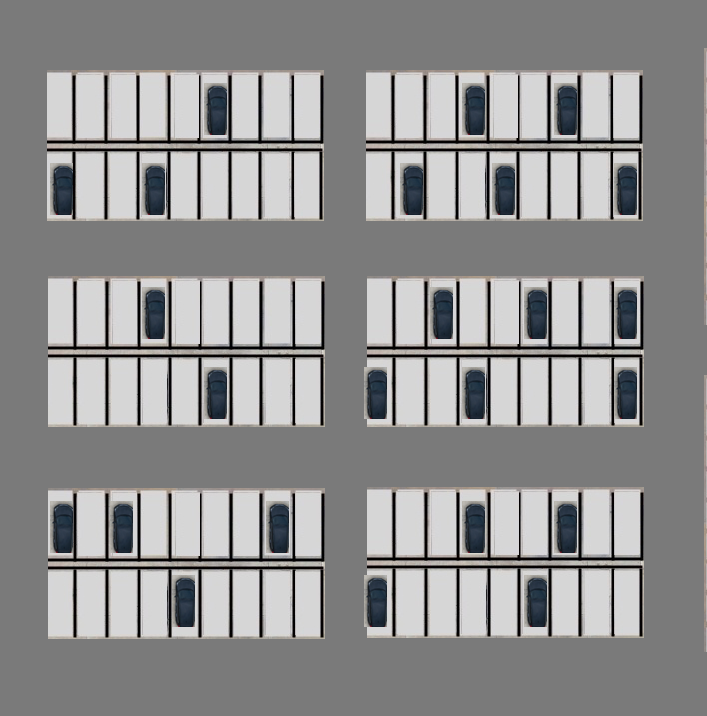
#> input picture half-full-parking-lot.png, 707 x 716 px
$ jupyter execute --allow-errors FinalCode.ipynb   (shell and % lines are left out)
#> lines starting #> are read from the running program, lines starting #| are printed output that depends on the picture; after the words box and inside, x2 and y2 are one past the last pixel; in counts of white or black regions, pixels touching at a corner belong together
[cell 1]
import cv2
import matplotlib.pyplot as plt

[cell 2]
import numpy as np

### Function to read an image on openCV

[cell 3]
def show_images(images, cmap=None):
    cols = 2
    rows = (len(images)+1)//cols

    plt.figure(figsize=(9, 9))
    for i, image in enumerate(images):
        plt.subplot(rows, cols, i+1)
        # use gray scale color map if there is only one channel
        cmap = 'gray' if len(image.shape)==2 else cmap
        plt.imshow(image, cmap=cmap)
        plt.xticks([])
        plt.yticks([])
    plt.tight_layout(pad=0, h_pad=0, w_pad=0)
    plt.show()

### Reading partially-empty lot image and applying gausian blur

[cell 4]
img=cv2.imread("half-full-parking-lot.png",0)
#> img: shape (716, 707); min 0, max 220, mean 143.7
blurImg = cv2.GaussianBlur(img, (3,3), 0)
plt.figure(figsize=(9,9))
plt.imshow(cv2.cvtColor(blurImg,cv2.COLOR_BGR2RGB))
plt.show()

### Edging the parking lot image using Canny edges

#### 7 X 7 Kernel

[cell 5]
edged = cv2.Canny(blurImg,50,150,apertureSize=7)
#> edged: shape (716, 707); 7.4% white in thin lines or dots, all inside (x1, y1, x2, y2) = (46, 48, 707, 652)
plt.figure(figsize=(9,9))
plt.imshow(cv2.cvtColor(edged,cv2.COLOR_BGR2RGB))
plt.show()

### Reading empty lot image and applying gausian blur

#### 5 X 5 Kernel

[cell 6]
edged = cv2.Canny(blurImg,50,150,apertureSize=5)
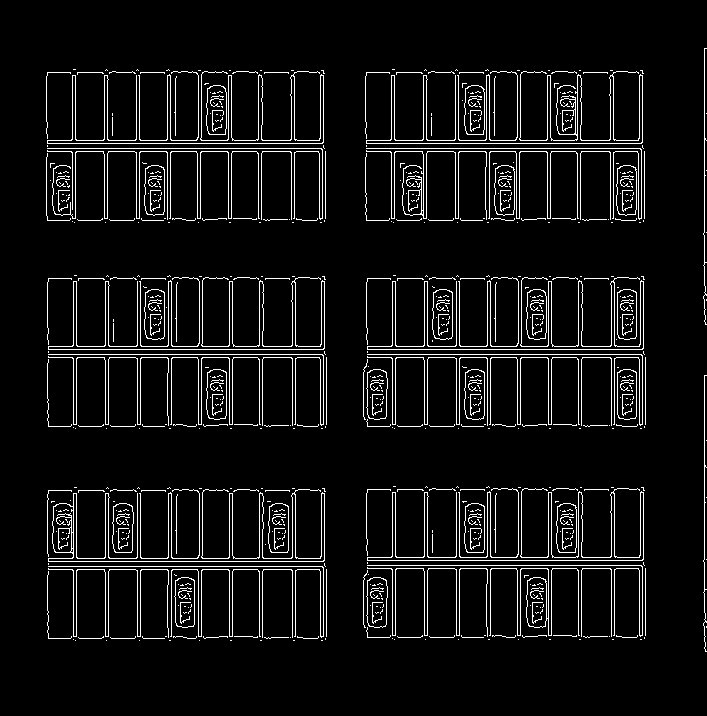
#> edged: shape (716, 707); 6.5% white in thin lines or dots, all inside (x1, y1, x2, y2) = (46, 48, 707, 652)
show_images([edged])
#> in show_images, `rows = (len(images)+1)//cols`: rows = 1
#> the loop in show_images, `for i, image in enumerate(images):` made 1 pass
#> cmap on pass 1: 'gray'

#### 3 X 3 Kernel

[cell 7]
edged = cv2.Canny(blurImg,50,150,apertureSize=3)
#> edged: shape (716, 707); 5.7% white in thin lines or dots, all inside (x1, y1, x2, y2) = (46, 71, 645, 640)
show_images([edged])
#> the loop in show_images (call 2), `for i, image in enumerate(images):` made 1 pass

### Applying the same processing techhiques on empty and full images

[cell 8]
img=cv2.imread("full-parking-lot.png",0)
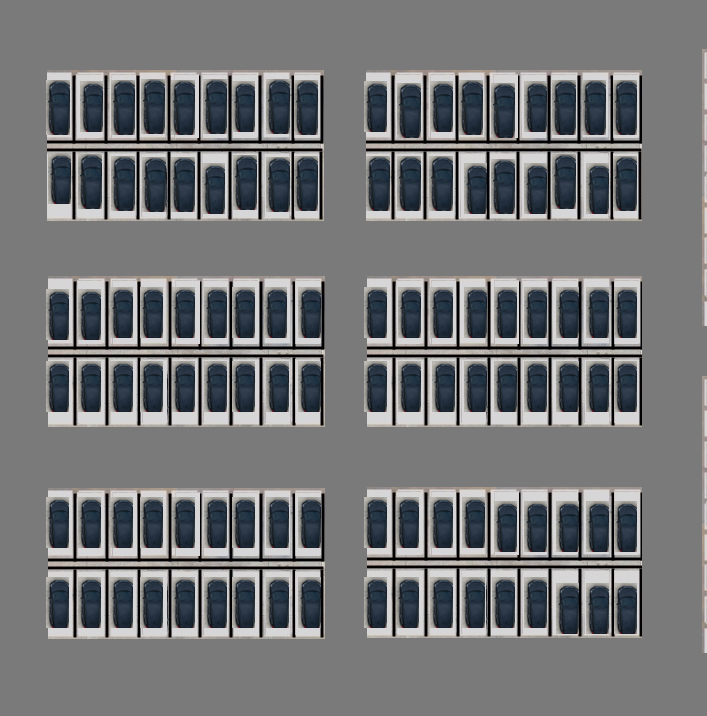
#> input picture full-parking-lot.png, 707 x 716 px
#> img: shape (716, 707); min 0, max 220, mean 115.1
blurImg = cv2.GaussianBlur(img, (3,3), 0)
Fulledged = cv2.Canny(blurImg,50,150,apertureSize=3)
#> Fulledged: shape (716, 707); 8.3% white in thin lines or dots, all inside (x1, y1, x2, y2) = (45, 52, 707, 653)
img=cv2.imread("empty-parking-lot.png",0)
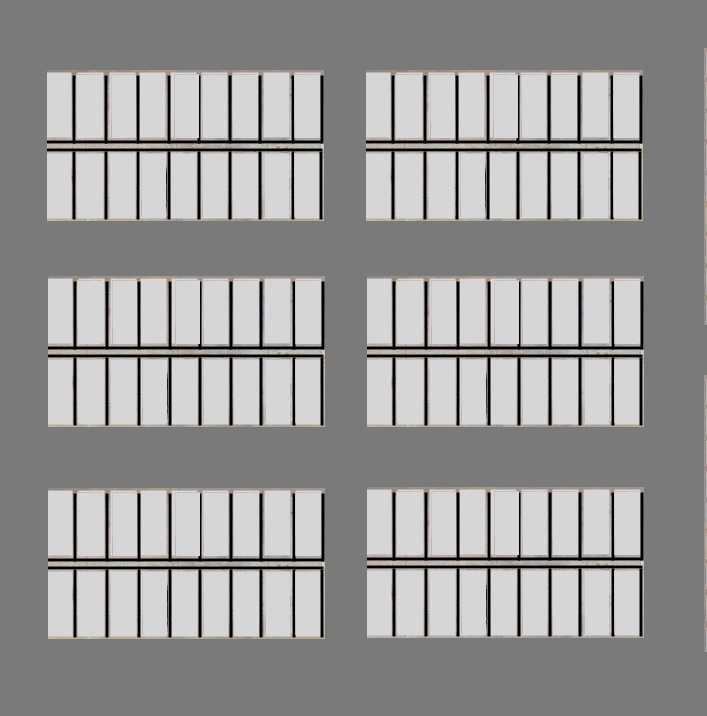
#> input picture empty-parking-lot.png, 707 x 716 px
#> img: shape (716, 707); min 0, max 220, mean 151.7
blurImg = cv2.GaussianBlur(img, (3,3), 0)
Emptyedged = cv2.Canny(blurImg,50,150,apertureSize=3)
show_images([Fulledged,Emptyedged])

### Differential Image

[cell 9]
diff = cv2.absdiff(edged, Emptyedged)
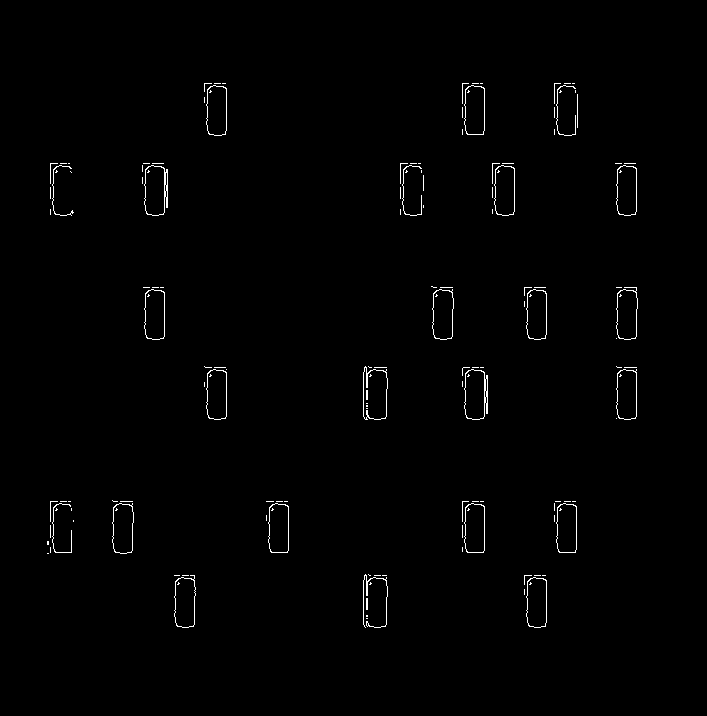
#> diff: shape (716, 707); 0.87% white in thin lines or dots, all inside (x1, y1, x2, y2) = (47, 83, 638, 628)
show_images([diff])

### Testing the model

### Trainning model

[cell 10]
parkImg=cv2.imread("train/filled.jpg",0)
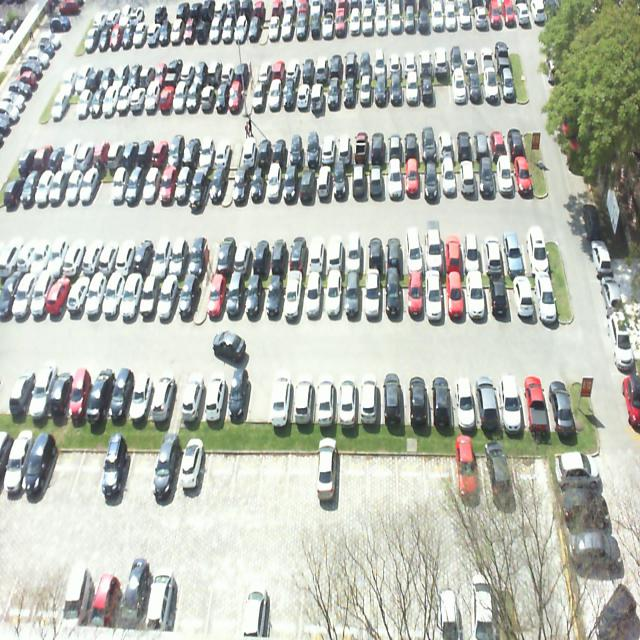
#> input picture train/filled.jpg, 640 x 640 px
#> parkImg: shape (640, 640); min 18, max 255, mean 186.3
parkImg=parkImg[:320,:320]
#> parkImg: shape (320, 320)
edged = cv2.Canny(parkImg,10,150,apertureSize=3)
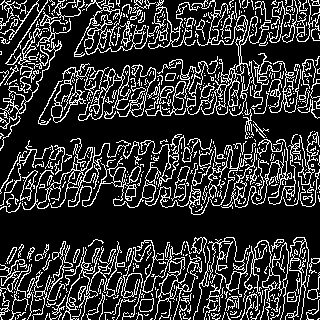
#> edged: shape (320, 320); 20% white in thin lines or dots
show_images([edged,parkImg])
upper=np.sum(edged)
#> upper = 5230815
print("Upper PAI : "+str(np.sum(edged)))
#| Upper PAI : 5230815

[cell 11]
parkImg=cv2.imread("train/empty.jpg",0)
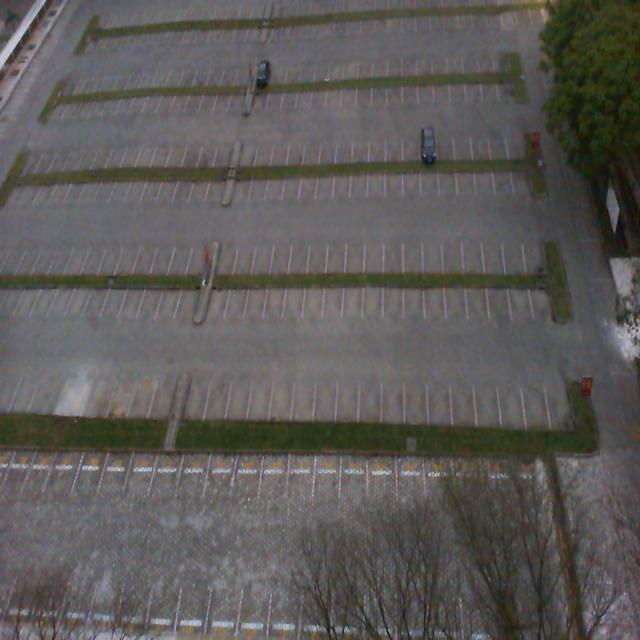
#> input picture train/empty.jpg, 640 x 640 px
#> parkImg: shape (640, 640); min 9, max 217, mean 90.7
parkImg=parkImg[:320,:320]
#> parkImg: shape (320, 320)
parkedged = cv2.Canny(parkImg,10,150,apertureSize=3)
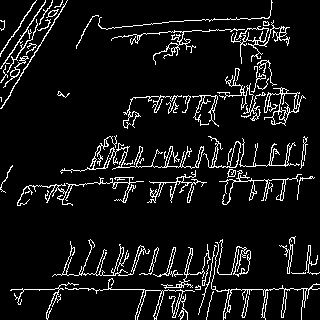
#> parkedged: shape (320, 320); 8% white in thin lines or dots
show_images([parkImg,parkedged])
lower=np.sum(parkedged)
#> lower = 2098395
print("Lower PAI :"+str(np.sum(parkedged)))
#| Lower PAI :2098395

[cell 12]
parkImg.shape
#> Out = (320, 320)
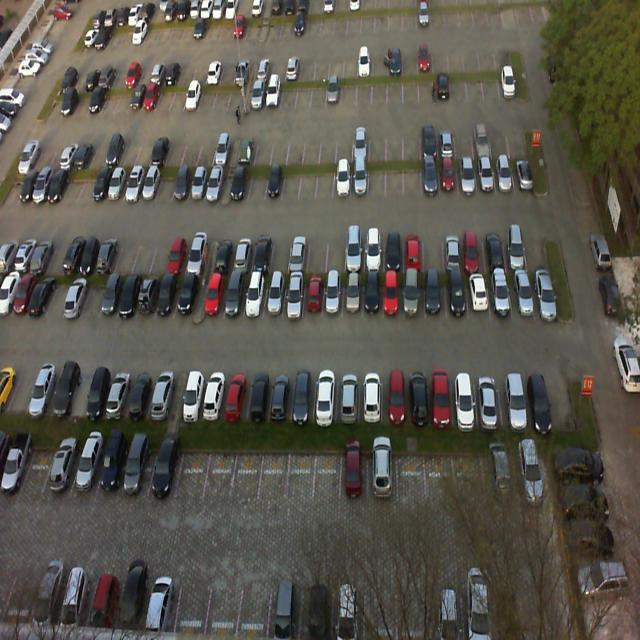
#> input picture trail/trail1.jpg, 640 x 640 px
#> `edged = cv2.Canny(image,15,150,apertureSize=3)`:
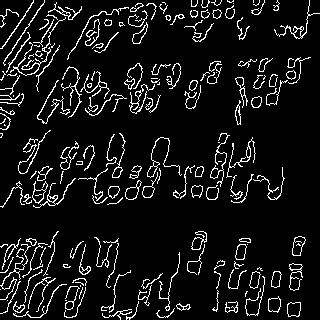
#> edged: shape (320, 320); 8.5% white in thin lines or dots
#> `sumimg=np.sum(edged)`: sumimg = 2227425

### Testing model

[cell 13]
count=0
#> (the rest of this cell did not finish here and is left out)
